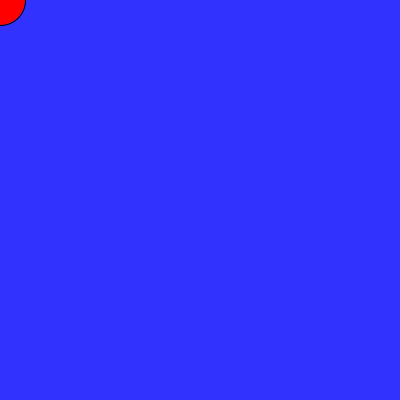
Frame 1 (no input)
Frame 60 (the mouse pressed at the canvas centre just before this capture): identical to frame 1, image omitted
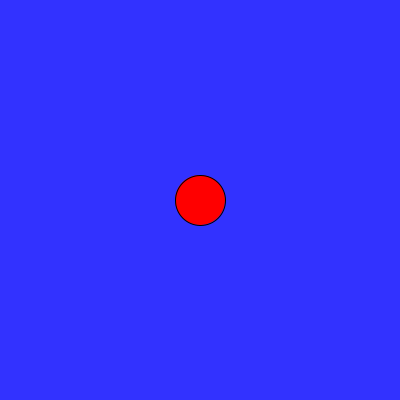
Frame 120 (the mouse held since frame 60 and released just before this capture)

The Processing sketch that drew these frames (run headless with seeded random() and noise(); from frame 60 on, the mouse is pressed at the canvas centre):

// Processing sketch: processing_132178
// ── processing_132178.pde

/*This is where I describe what the sketch does.
 This is also where I give credit
 */

//This is where I define my variables

//This runs once
void setup() {
  size(400,400);

}

//This repeats over and over
void draw() {
  background(50,50,255);
  fill(255,0,0);
  ellipse(mouseX,mouseY,50,50);
}
